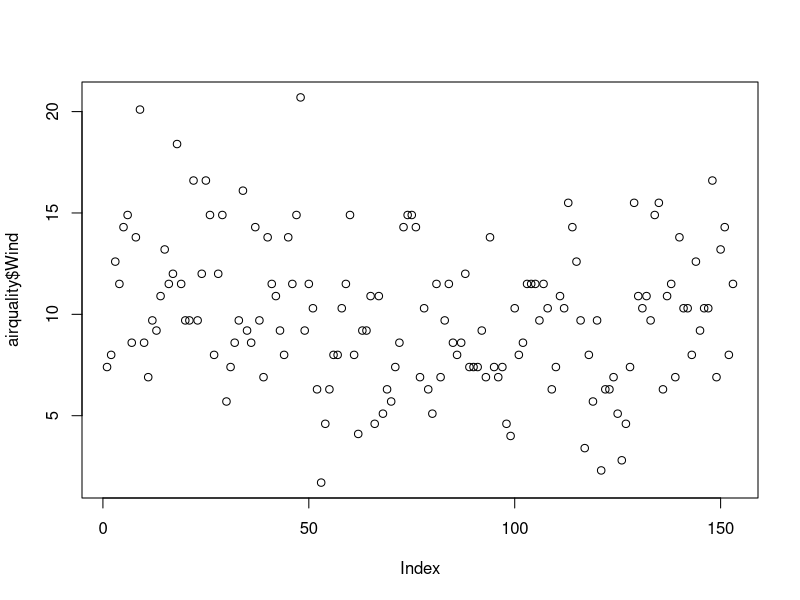
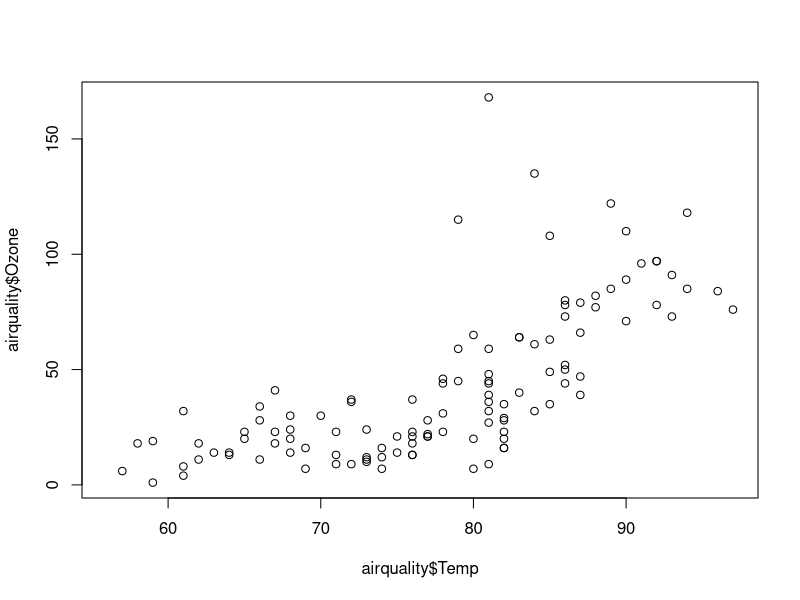
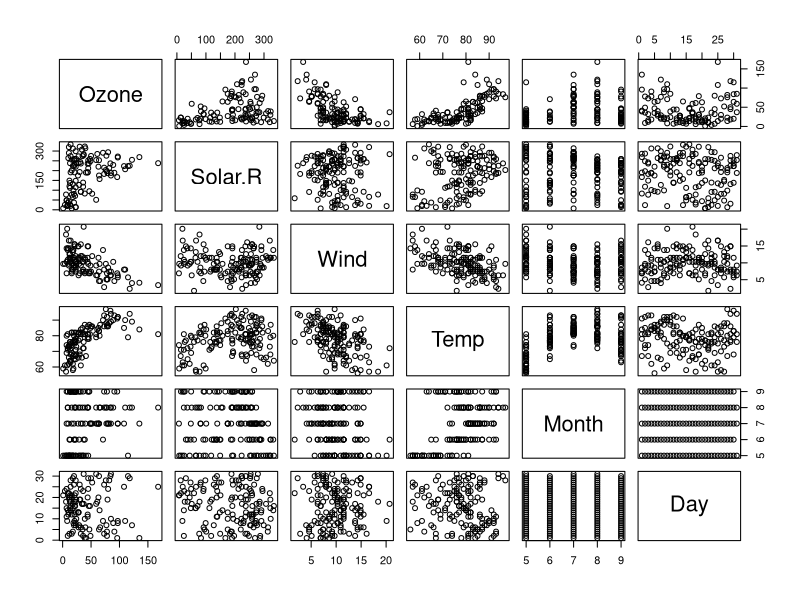
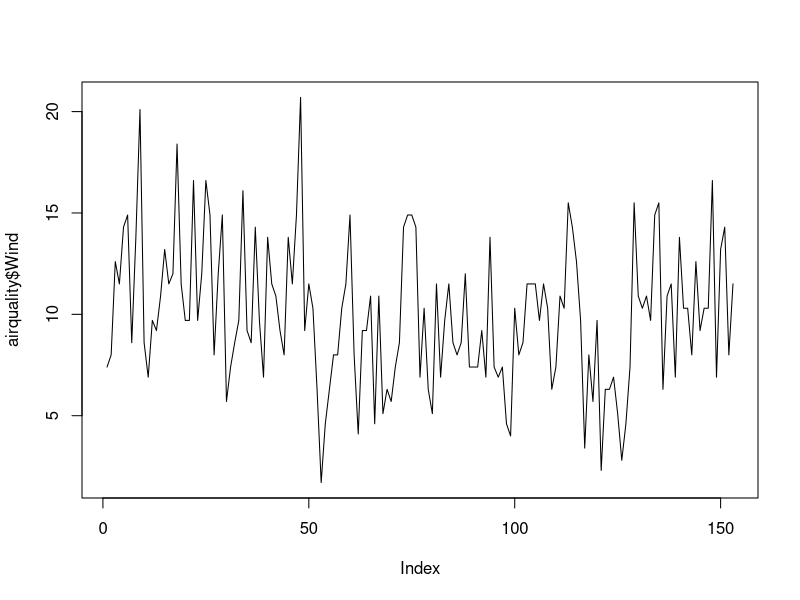
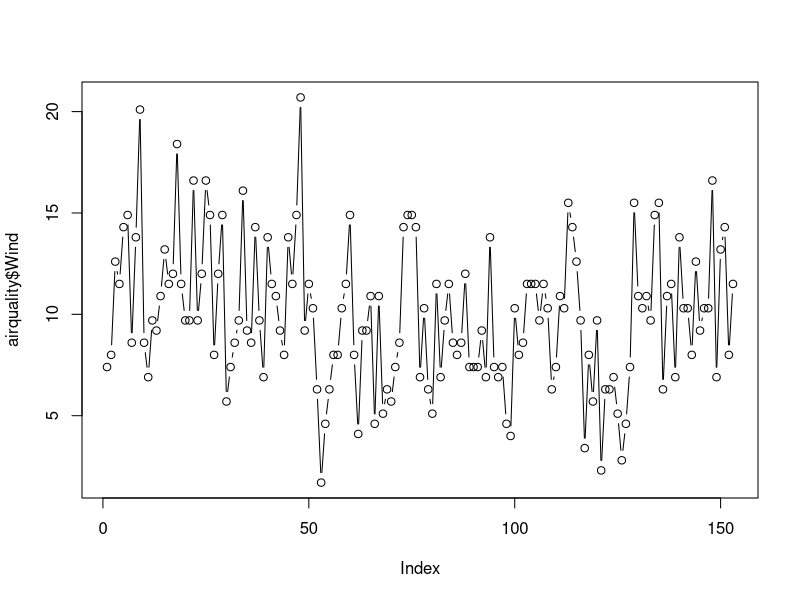
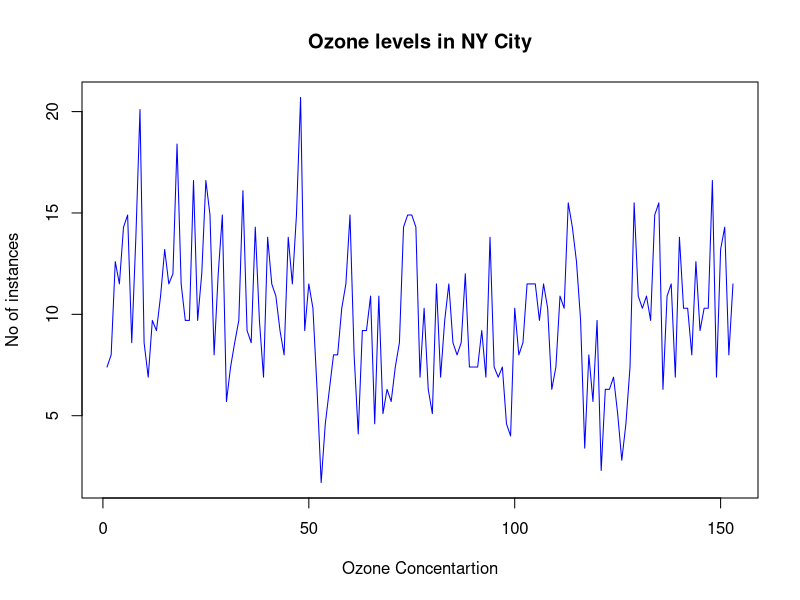
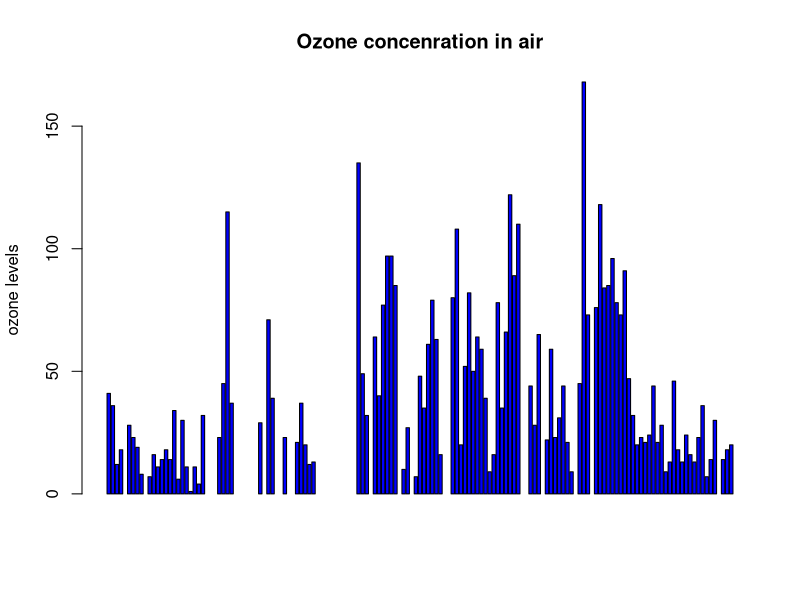
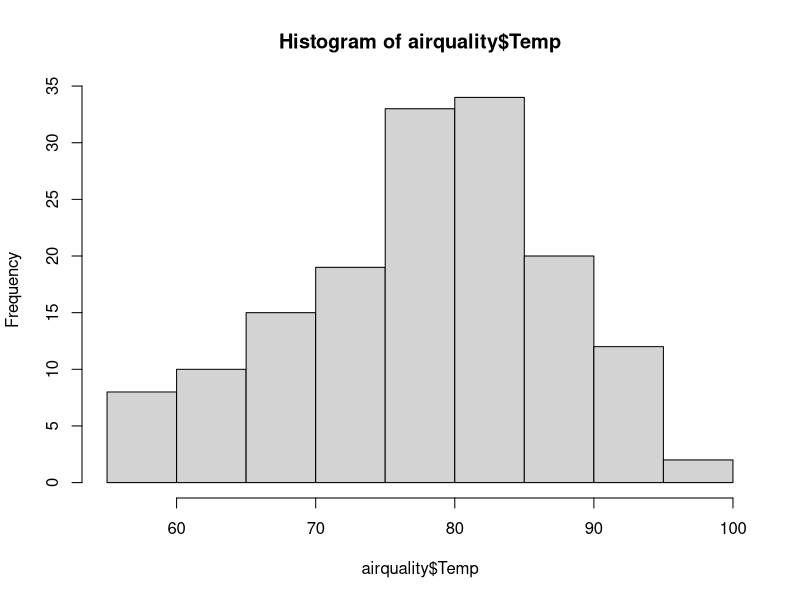

These charts were generated, in order, by the following R code:
#Inbuilt Dataset AIRQUALITY
airquality<- datasets::airquality

#Top 10 rows and last 10 rows
head(airquality,10)
tail(airquality,10)

#Columns
airquality[50:60,c(1,2)]

#remove the 6th column (Target column)
df<-airquality[,-6]

#Descriptive Statistics

#For every rows and 4th and 5th column
summary(airquality[,c(4,5)])
#For every rows and 1st,2nd and 3rd column
summary(airquality[,c(1,2,3)])
#Only for the wind column
summary(airquality$Wind)
#For all columns
summary(airquality)
#Only for the first column
summary(airquality$Ozone)

#Vizualization

#scatter plot for wind column
plot(airquality$Wind)

#Scatter plot - temp on x axis and ozone on y axis
plot(airquality$Temp,airquality$Ozone,type="p")

#scatter Matrix
plot(airquality)

#Line Chart
plot(airquality$Wind, type="l") #p:point, l:lines, b:both (line and scatter matrix)
plot(airquality$Wind, type="b")
plot(airquality$Wind, xlab='Ozone Concentartion', ylab='No of instances', main = 'Ozone levels in NY City',col='blue', type="l")

#Horizontal Bar Plot
barplot(airquality$Ozone, main='Ozone concenration in air', ylab='ozone levels', col='blue', horiz=F, axes=T)

#Histogram
hist(airquality$Temp)
hist(airquality$Temp, main='Solar Radiation values in air',
     xlab='Solar red', col='blue')

#Single box plot
boxplot(airquality$Wind,main='BoxPlot')
#give 3 points have outliers
boxplot.stats(airquality$Wind)$out

#Multiple Box plots
boxplot(airquality[,1:4],main='Multiple')
#Find Outliers
boxplot.stats(airquality$Ozone)$out
boxplot.stats(airquality$Solar.R)$out
boxplot.stats(airquality$Wind)$out
boxplot.stats(airquality$Temp)$out
boxplot.stats(airquality$Month)$out
boxplot.stats(airquality$Day)$out

#Here ozone and wind has outliers.

par(mfrow=c(3,3), mar=c(2,5,2,1), las=0, bty='o')

plot(airquality$Ozone)
plot(airquality$Ozone, airquality$Wind)
plot(airquality$Ozone, type="l")
plot(airquality$Ozone, type="l")
plot(airquality$Ozone, type="l")
barplot(airquality$Ozone, main='Ozone Concentration in air',
        xlab='ozone levels', col='green', horiz=TRUE)
hist(airquality$Solar.R)
boxplot(airquality[,0:4],main='Multiple Box Plots')

summary(airquality)
